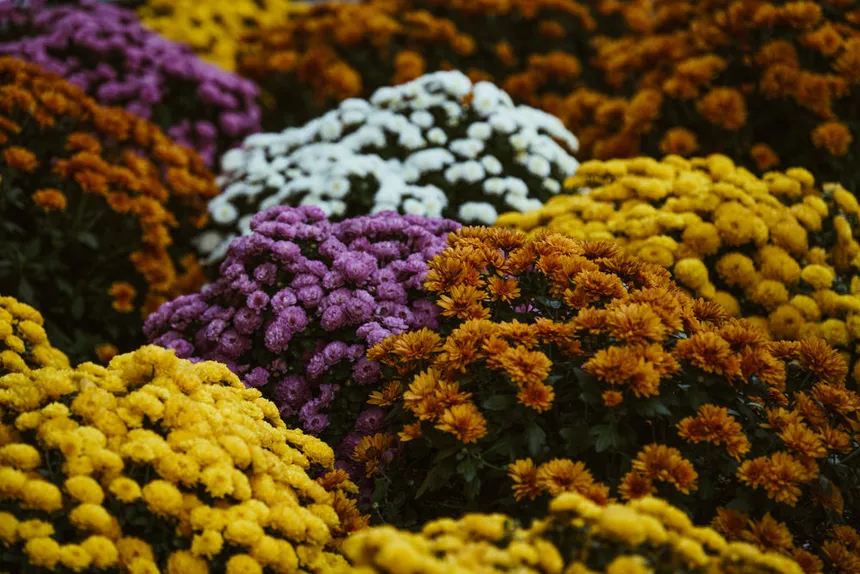
#> input picture flowers.png, 860 x 574 px; the run also reads 1 picture not shown here
$ python detect_embedded.py
#> lines starting #> are read from the running program, lines starting #| are printed output that depends on the picture; long printed decimals are rounded
"""
This script contains functions for performing steganalysis on images. It calculates histograms,
pixel distributions, and entropy of images, then compares these properties to detect potential hidden data.
"""
import numpy as np
from PIL import Image
import matplotlib.pyplot as plt
from scipy.stats import entropy
from collections import defaultdict

# calculates the grayscale histogram of an image.
# (converts the image to grayscale and returns the histogram as a 256-bin array.)
def calculate_histogram(image_path):
    image = Image.open(image_path)
    image = image.convert('L')
    histogram, _ = np.histogram(image, bins=256, range=(0,255))
    return histogram

#comparing for visual analysis
def compare_histograms(hist1, hist2):
    plt.figure(figsize=(10, 5))
    plt.subplot(1, 2, 1)
    plt.title('Original Histogram')
    plt.bar(range(256), hist1, color='blue', alpha=0.7)
    plt.subplot(1, 2, 2)
    plt.title('Suspected Histogram')
    plt.bar(range(256), hist2, color='red', alpha=0.7)
    plt.show()

# get the RGB pixel distribution for the image
# (converts image to RGB format and gets freqeuncy rgb combination for each pixel)
def pixel_distribution(image_path):
    image = Image.open(image_path)
    image = image.convert('RGB')
    pixels = np.array(image)
    print(f"Image shape: {pixels.shape}")

    rgb_distribution = np.zeros((256,256,256), dtype=int)
    total_pixels = pixels.shape[0] * pixels.shape[1]
    print(f"Total pixels to process: {total_pixels}")

    processed_pixels = 0
    for row in pixels:
        for pixel in row:
            r, g, b = pixel
            rgb_distribution[r, g, b] += 1
            processed_pixels += 1

            if processed_pixels % 100000 == 0:
                print(f"Processed {processed_pixels} / {total_pixels} pixels")

    return rgb_distribution

#visual analysis of rgb pixel distribtuion diff
def compare_distributions(distribution1, distribution2):
    distribution1_flat = distribution1.flatten()
    distribution2_flat = distribution2.flatten()

    plt.figure(figsize=(10, 5))
    plt.subplot(1, 2, 1)
    plt.title("Original RGB Distribution")
    plt.hist(distribution1_flat, bins=256, range=(0, np.max(distribution1_flat)), color='blue', alpha=0.7)
    plt.subplot(1, 2, 2)
    plt.title("Suspected RGB Distribution")
    plt.hist(distribution2_flat, bins=256, range=(0, np.max(distribution2_flat)), color='red', alpha=0.7)
    plt.show()

# measure the complexity and randomness of the pixel intenstiy values [0, 255]
# a picture with an embedded message will generally have a higher entropy
def calculate_entropy(image_path):
    image = Image.open(image_path)
    image = image.convert('L') #grayscale
    pixels = np.array(image).flatten()
    histogram, _ = np.histogram(pixels, bins=256, range=(0,255))
    return entropy(histogram, base=2)

# performs the analysis by using the above functions to compare the images
def steganalysis(image_path, suspected_image_path):
    print("Starting steganalysis...")

    print("Calculating histograms...")
    hist1 = calculate_histogram(image_path)
    hist2 = calculate_histogram(suspected_image_path)
    compare_histograms(hist1, hist2)

    print("Calculating LSB changes for original image...")
    lsb_changes1 = pixel_distribution(image_path)
    print("Calculating LSB changes for suspected image...")
    lsb_changes2 = pixel_distribution(suspected_image_path)
    compare_distributions(lsb_changes1, lsb_changes2)

    print("Calculating entropy...")
    entropy1 = calculate_entropy(image_path)
    entropy2 = calculate_entropy(suspected_image_path)
    print(f"Original Entropy: {entropy1}")
    print(f"Suspected Entropy: {entropy2}")

    if entropy2 > entropy1:
        print("Higher entropy detected in suspected image, indicating possible hidden data.")
    else:
        print("No significant increase in entropy detected.")


def main():
    image_path = 'flowers.png'
    suspected_image_path = 'encrypted_flowers.png'
    steganalysis(image_path, suspected_image_path)
#> in calculate_histogram, image is the input picture: PIL image 860x574 RGB; mean R, G, B 95.6, 68.8, 26.1
#> in calculate_histogram, `image = image.convert('L')`:
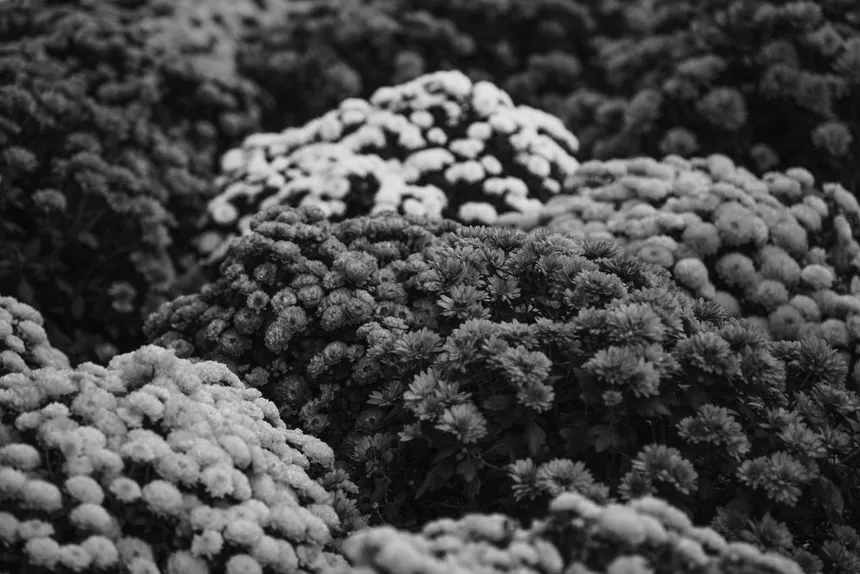
#> image: PIL image 860x574 L; min 0, max 232, mean 72
#> in calculate_histogram, `histogram, _ = np.histogram(image, bins=256, range=(0,255))`: histogram = 256 values, max 10381 at index 16, min 0 at index 230, mean 1928.3
#> in steganalysis, `hist1 = calculate_histogram(image_path)`: hist1 has the same summary as histogram in calculate_histogram
#> in steganalysis, `hist2 = calculate_histogram(suspected_image_path)`: hist2 has the same summary as histogram in calculate_histogram
#> in compare_histograms, `plt.show()`:
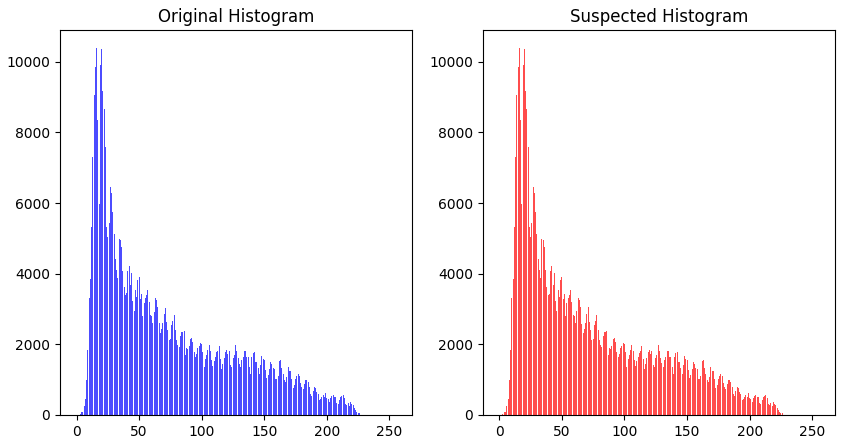
#> figure drawn by matplotlib, 2 panels; panel 1: tallest bar 10381 high, from x = 15.6 to 16.4; panel 2: tallest bar 10381 high, from x = 15.6 to 16.4
#| Image shape: (574, 860, 3)
#| Total pixels to process: 493640
#> the loop in pixel_distribution, `for row in pixels:` made 574 passes
#| Processed 100000 / 493640 pixels
#| Processed 200000 / 493640 pixels
#| Processed 300000 / 493640 pixels
#| Processed 400000 / 493640 pixels
#> after the loop in pixel_distribution, `for row in pixels:`: processed_pixels = 493640
#| Image shape: (574, 860, 3)
#| Total pixels to process: 493640
#> the loop in pixel_distribution (call 2), `for row in pixels:` made 574 passes
#| Processed 100000 / 493640 pixels
#| Processed 200000 / 493640 pixels
#| Processed 300000 / 493640 pixels
#| Processed 400000 / 493640 pixels
#> in compare_distributions, `plt.show()`:
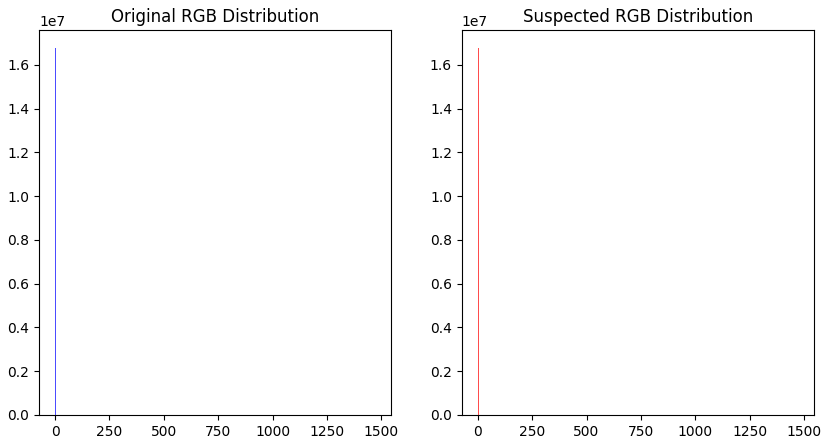
#> figure drawn by matplotlib, 2 panels; panel 1: tallest bar 16758211 high, from x = 0 to 5.75; panel 2: tallest bar 16758216 high, from x = 0 to 5.75
#> in steganalysis, `entropy1 = calculate_entropy(image_path)`: entropy1 = 7.33
#| Original Entropy: 7.330
#| Suspected Entropy: 7.330

if __name__ == '__main__':
    main()
